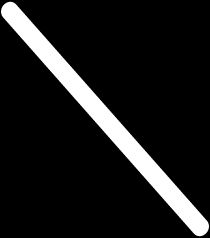
//> input picture GloveHSI/Glove/1.jpg, 210 x 238 px, given in place of the camera
$ ./main   (built with g++ and OpenCV 4)
//> lines starting //> are read from the running program, lines starting //| are printed output that depends on the picture; after the words box and inside, x2 and y2 are one past the last pixel; in counts of white or black regions, pixels touching at a corner belong together
#include <iostream>
#include "opencv2/highgui/highgui.hpp"
#include "opencv2/imgproc/imgproc.hpp"

using namespace cv;
using namespace std;

Mat imgOriginal;
Mat imgTmp;
Mat imgLines;
Mat imgThresholded;
Mat templateArray[] = { imread("1.jpg", 0), imread("2.jpg", 0), imread("3.jpg", 0), imread("4.jpg", 0), imread("5.jpg", 0) };
Mat result;
Mat translatedImage;
Mat crop;

Rect drawnShape;
Rect roi;

Point centerOfImage;
Point center;

int iLastX = -1;
int iLastY = -1;
int posX;
int posY;
int templateWidth = templateArray[0].cols;
int templateHeight = templateArray[0].rows;
int percentage;
int handClosed = 0;
int shape1 = 0;
int shape2 = 0;
int shape3 = 0;
int shape4 = 0;
int shape5 = 0;

Moments oMoments;

float dX;
float dY;

double dM01;
double dM10;
double dArea;
double areaHand;
double areaShape;

void convertRGB2HSI(Mat in_image);
void drawLine(double contourArea);
void translateImage(Mat input);
void scaleImage(Mat input, float x, float y);
int match(Mat input, double area);

int main()
{
	for (int i = 0; i < 5; i++) {
		threshold(templateArray[i], templateArray[i], 127, 255, THRESH_BINARY);
	}
	VideoCapture cap(0); //capture the video from web cam

	if (!cap.isOpened())  // if not success, exit program
	{
		cout << "Cannot open the web cam" << endl;
		return -1;
	}

	cap.set(CV_CAP_PROP_FRAME_WIDTH, 452); // Size of the camera
	cap.set(CV_CAP_PROP_FRAME_HEIGHT, 254);

	namedWindow("Control", CV_WINDOW_NORMAL); //create a window called "Control"

	int iLowH = 105;
	int iHighH = 128;

	int iLowS = 121;
	int iHighS = 255;

	int iLowI = 51;
	int iHighI = 255;

	// [10 lines of commented-out code are left out]
	cvCreateTrackbar("LowH", "Control", &iLowH, 179); //Hue (0 - 179)
	cvCreateTrackbar("HighH", "Control", &iHighH, 179);

	cvCreateTrackbar("LowS", "Control", &iLowS, 255); //Saturation (0 - 255)
	cvCreateTrackbar("HighS", "Control", &iHighS, 255);

	cvCreateTrackbar("LowI", "Control", &iLowI, 255); //Value (0 - 255)
	cvCreateTrackbar("HighI", "Control", &iHighI, 255);

	//Capture a temporary image from the camera
	cap.read(imgTmp);
//> imgTmp is the input picture: 238 rows x 210 cols, CV_8UC3; min 0, max 255, mean 28.2

	//Create a black image with the size as the camera output
	imgLines = Mat::zeros(imgTmp.rows, imgTmp.cols, CV_8UC3);
	translatedImage = Mat::zeros(imgLines.rows, imgLines.cols, CV_8UC1);

	while (true)
	{
		bool bSuccess = cap.read(imgOriginal); // read a new frame from video
		centerOfImage = Point(imgOriginal.cols / 2, imgOriginal.rows / 2);
//> centerOfImage = Point(105, 119)
		flip(imgOriginal, imgOriginal, 1);
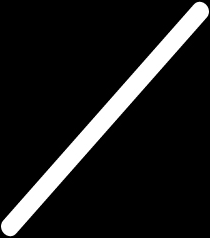
//> imgOriginal: 238 rows x 210 cols, CV_8UC3; min 0, max 255, mean 28.2
		if (!bSuccess) //if not success, break loop
		{
			cout << "Cannot read a frame from video stream" << endl;
			break;
		}

		vector<vector<Point> > contours;
		vector<Vec4i> hierarchy;

		convertRGB2HSI(imgOriginal);
//> the loop in convertRGB2HSI, `for (int x = 0; x < in_image.cols; x++)` made 210 passes
//> (B, G, R, hue, saturation) on passes 1 to 3: (0, 0, 0, 0, 0), (0, 0, 0, 0, 0), (0, 0, 0, 0, 0)
//> after the loop in convertRGB2HSI, `for (int x = 0; x < in_image.cols; x++)`:
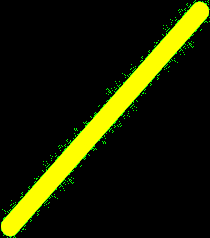
//> in_image: 238 rows x 210 cols, CV_8UC3; 12.61% of pixels changed, all inside (x1, y1, x2, y2) = (1, 0, 210, 238)
//> after the loop in convertRGB2HSI, `for (int x = 0; x < in_image.cols; x++)`: B = 0

		GaussianBlur(imgOriginal, imgOriginal, Size(11, 11), 0, 0);
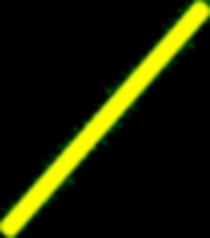
//> imgOriginal: 238 rows x 210 cols, CV_8UC3; 18.64% of pixels changed, all inside (x1, y1, x2, y2) = (0, 0, 210, 238)
		inRange(imgOriginal, Scalar(iLowH, iLowS, iLowI), Scalar(iHighH, iHighS, iHighI), imgThresholded); //Threshold the image
//> imgThresholded: 238 rows x 210 cols, CV_8UC1; every value is 0

		//morphological opening (remove small objects from the foreground)
		erode(imgThresholded, imgThresholded, getStructuringElement(MORPH_ELLIPSE, Size(5, 5)));
		dilate(imgThresholded, imgThresholded, getStructuringElement(MORPH_ELLIPSE, Size(5, 5)));

		//morphological closing (fill small holes in the foreground)
		dilate(imgThresholded, imgThresholded, getStructuringElement(MORPH_ELLIPSE, Size(5, 5)));
		erode(imgThresholded, imgThresholded, getStructuringElement(MORPH_ELLIPSE, Size(5, 5)));

		findContours(imgThresholded, contours, hierarchy, CV_RETR_EXTERNAL, CHAIN_APPROX_SIMPLE, Point(0, 0));
//> contours = 0 contours

		//Calculate the moments of the thresholded image
		oMoments = moments(imgThresholded);
//> oMoments = moments, m00 0
		dM01 = oMoments.m01;
//> dM01 = 0
		dM10 = oMoments.m10;
//> dM10 = 0
		dArea = oMoments.m00;
//> dArea = 0

		vector<vector<Point> > contours_poly(contours.size());
//> contours_poly = 0 contours
		vector<Rect> boundRect(contours.size());

		for (size_t i = 0; i < contours.size(); i++)
		{
			areaHand = contourArea(contours[i], false); // Area of hand
			//cout << "Area : " << areaHand << "\n";
		}
//> this loop made 0 passes

		drawLine(areaHand);
		imshow("Thresholded Image", imgThresholded); //show the thresholded image

		imgOriginal = imgOriginal + imgLines;
		//imshow("Line", imgLines);
		imshow("Original", imgOriginal); //show the original image

		if (waitKey(30) == 27) //wait for 'esc' key press for 30ms. If 'esc' key is pressed, break loop
//> the Esc key is pressed
		{
			cout << "esc key is pressed by user" << endl;
			break;
		}
	}

	return 0;

}

void convertRGB2HSI(Mat in_image) {
	double PI = 3.14;
	double R = 0, G = 0, B = 0;
	double hue = 0, saturation = 0, intensity = 0;
	double minimum = 0;


	for (int x = 0; x < in_image.cols; x++) {
		for (int y = 0; y < in_image.rows; y++) {
			B = in_image.at<Vec3b>(y, x)[0];
			G = in_image.at<Vec3b>(y, x)[1];
			R = in_image.at<Vec3b>(y, x)[2];

			//Calculate Hue
			if (B <= G) {
				hue = acos(0.5 * ((R - G) + (R - B)) / sqrt((R - G) * (R - G) + (R - B) * (G - B)));
			}
			else if (B > G) {
				hue = 2 * PI - acos(0.5 * ((R - G) + (R - B)) / sqrt((R - G) * (R - G) + (R - B) * (G - B)));
			}

			//Calculating Saturation
			if (R < G && R < B)
				minimum = R;

			if (G < R && G < B)
				minimum = G;

			if (B < R && B < G)
				minimum = B;

			saturation = 1 - 3 * minimum / (R + G + B);

			//Calculating Intensity
			intensity = (R + G + B) / 3;

			if (R + G + B == 0) {
				hue = 0;
				saturation = 0;
				intensity = 0;
			}

			in_image.at<Vec3b>(y, x)[0] = (unsigned char)(hue * 255 / (2 * PI));
			in_image.at<Vec3b>(y, x)[1] = (unsigned char)(saturation * 255);
			in_image.at<Vec3b>(y, x)[2] = (unsigned char)(intensity);
		}
	}
}

void drawLine(double contourArea) {
	if (contourArea > 400 && contourArea < 1300) {
		handClosed = 1;
		posX = (int)(dM10 / dArea);
		posY = (int)(dM01 / dArea);

		if (iLastX >= 0 && iLastY >= 0 && posX >= 0 && posY >= 0)
		{
			//Draw a line from the previous point to the current point
			line(imgLines, Point(iLastX, iLastY), Point(posX, posY), Scalar(255, 255, 255), 12);
		}

		iLastX = posX;
		iLastY = posY;
	}

	if (contourArea > 1700 && contourArea < 2700 && handClosed == 1) {
		handClosed = 0;
		iLastX = -1;
		iLastY = -1;

		translateImage(imgLines);
		scaleImage(translatedImage, dX, dY);
		match(crop, areaShape);
		cout << "The returned value is " << shape1 << "\n" << shape2 << "\n" << shape3 << "\n" << shape4 << "\n" << shape5 << endl;
		//imshow("Drawn Shape", imgLines);
		imgLines = Mat::zeros(imgTmp.size(), CV_8UC3);
		translatedImage = Mat::zeros(imgLines.rows, imgLines.cols, CV_8UC1);
	}
}

// [159 lines left out: functions translateImage, scaleImage, match, not called in this run]
